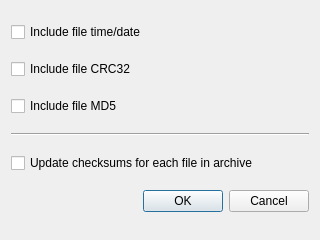
<?xml version="1.0" encoding="UTF-8"?>
<ui version="4.0">
 <class>ChangeAttributesDialog</class>
 <widget class="QDialog" name="ChangeAttributesDialog">
  <property name="geometry">
   <rect>
    <x>0</x>
    <y>0</y>
    <width>320</width>
    <height>240</height>
   </rect>
  </property>
  <property name="windowTitle">
   <string>Dialog</string>
  </property>
  <layout class="QVBoxLayout" name="verticalLayout">
   <item>
    <widget class="QCheckBox" name="checkBox_inludeTime">
     <property name="toolTip">
      <string>Attributes will include date and time for each file in archive. This affects only files added later.</string>
     </property>
     <property name="text">
      <string>Include file time/date</string>
     </property>
    </widget>
   </item>
   <item>
    <widget class="QCheckBox" name="checkBox_includeCRC32">
     <property name="toolTip">
      <string>Attributes will contain CRC32 for each file in archive.</string>
     </property>
     <property name="text">
      <string>Include file CRC32</string>
     </property>
    </widget>
   </item>
   <item>
    <widget class="QCheckBox" name="checkBox_includeMD5">
     <property name="toolTip">
      <string>Attributes will contain MD5 for each file in archive.</string>
     </property>
     <property name="text">
      <string>Include file MD5</string>
     </property>
    </widget>
   </item>
   <item>
    <widget class="Line" name="line">
     <property name="orientation">
      <enum>Qt::Horizontal</enum>
     </property>
    </widget>
   </item>
   <item>
    <widget class="QCheckBox" name="checkBox_updateChecksums">
     <property name="toolTip">
      <string>After changing Attributes, CRC32 and MD5 will be updated for each file in archive.</string>
     </property>
     <property name="text">
      <string>Update checksums for each file in archive</string>
     </property>
    </widget>
   </item>
   <item>
    <widget class="QDialogButtonBox" name="buttonBox">
     <property name="orientation">
      <enum>Qt::Horizontal</enum>
     </property>
     <property name="standardButtons">
      <set>QDialogButtonBox::Cancel|QDialogButtonBox::Ok</set>
     </property>
    </widget>
   </item>
  </layout>
 </widget>
 <resources/>
 <connections>
  <connection>
   <sender>buttonBox</sender>
   <signal>accepted()</signal>
   <receiver>ChangeAttributesDialog</receiver>
   <slot>accept()</slot>
   <hints>
    <hint type="sourcelabel">
     <x>248</x>
     <y>254</y>
    </hint>
    <hint type="destinationlabel">
     <x>157</x>
     <y>274</y>
    </hint>
   </hints>
  </connection>
  <connection>
   <sender>buttonBox</sender>
   <signal>rejected()</signal>
   <receiver>ChangeAttributesDialog</receiver>
   <slot>reject()</slot>
   <hints>
    <hint type="sourcelabel">
     <x>316</x>
     <y>260</y>
    </hint>
    <hint type="destinationlabel">
     <x>286</x>
     <y>274</y>
    </hint>
   </hints>
  </connection>
 </connections>
</ui>
